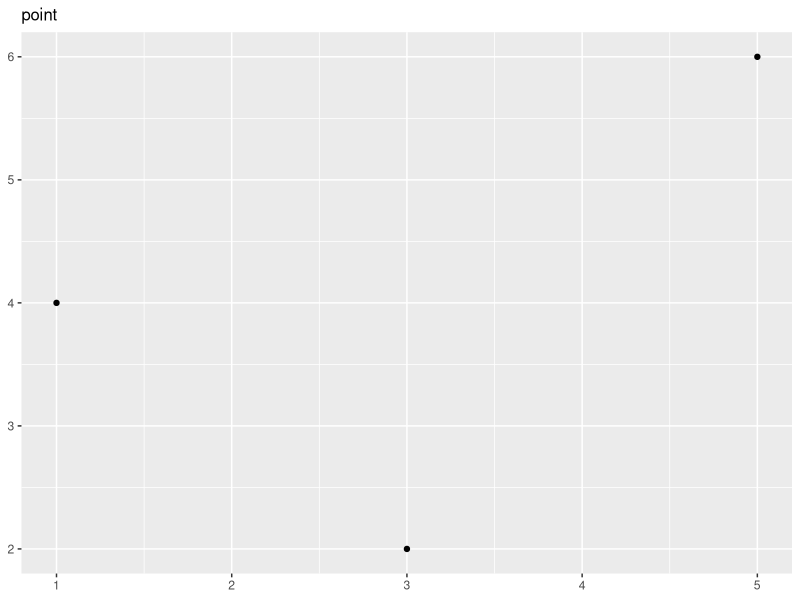
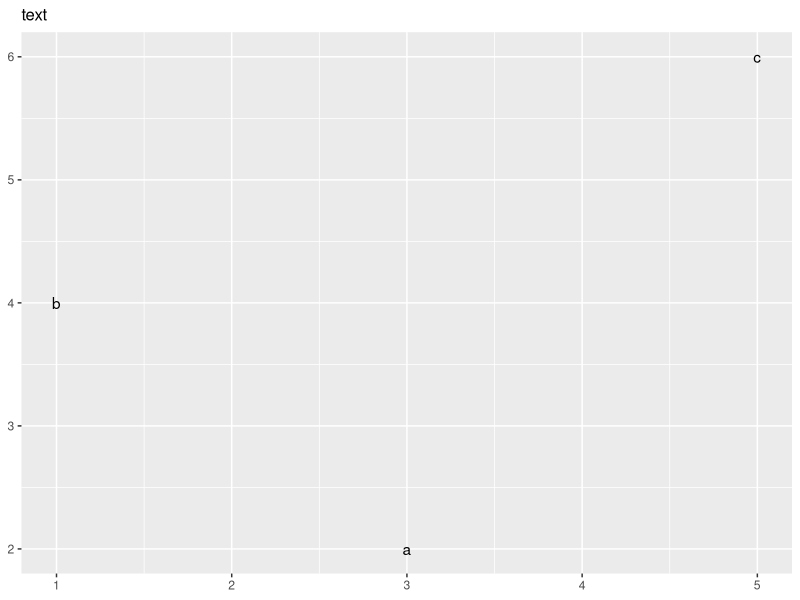
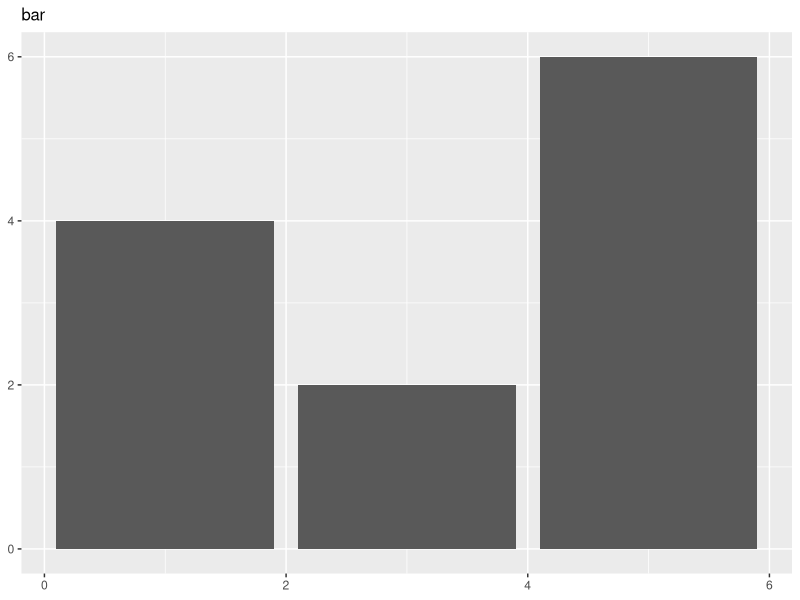
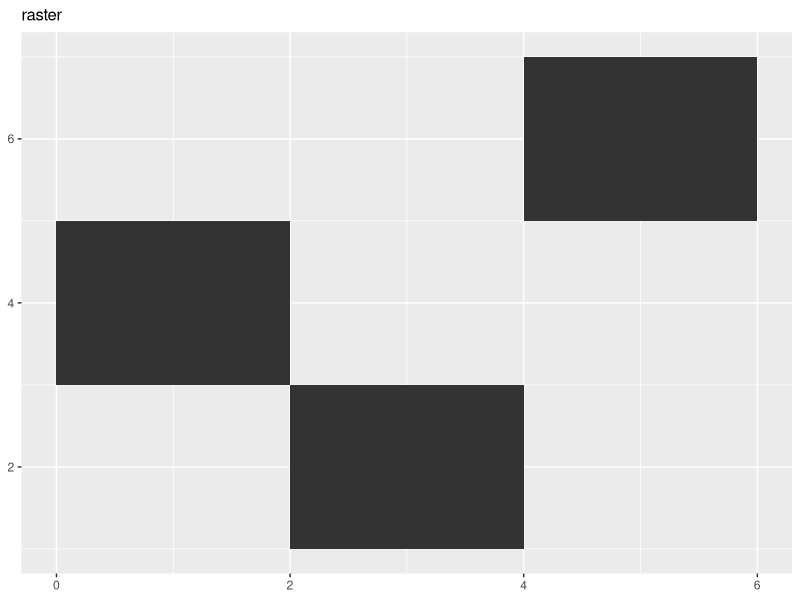
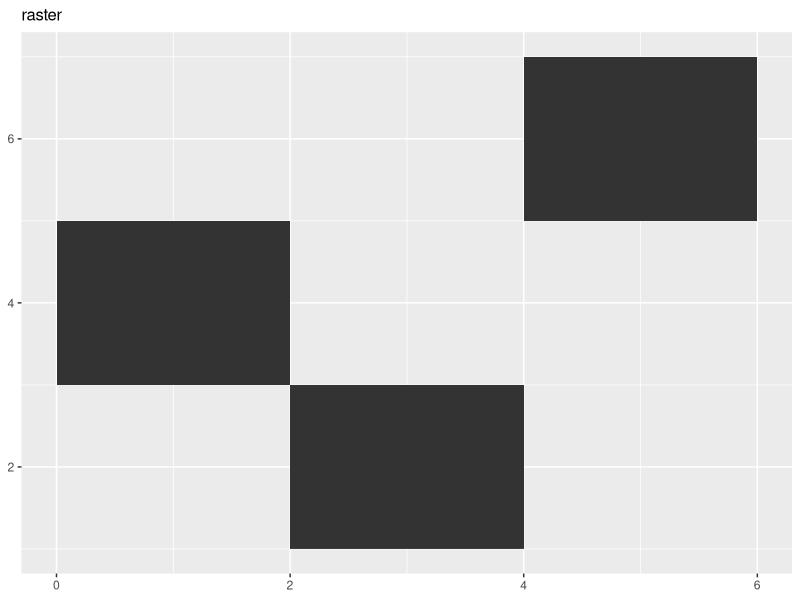
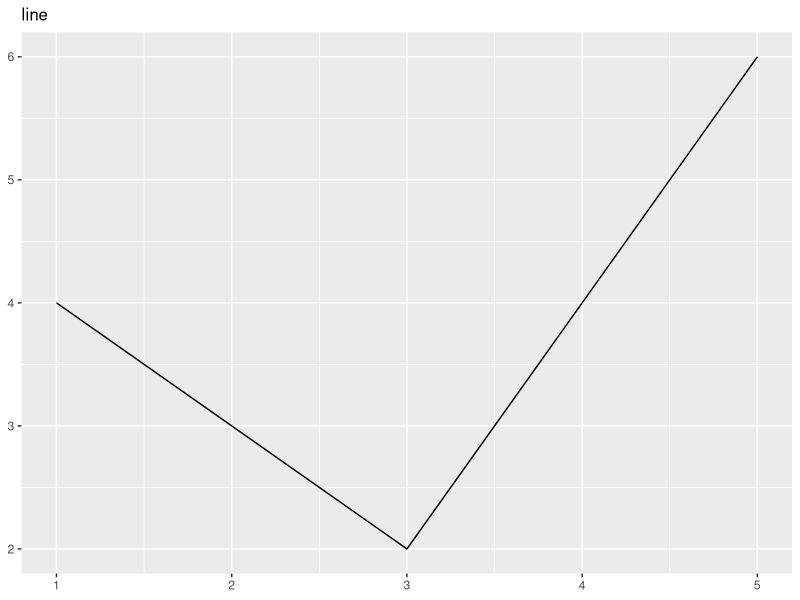
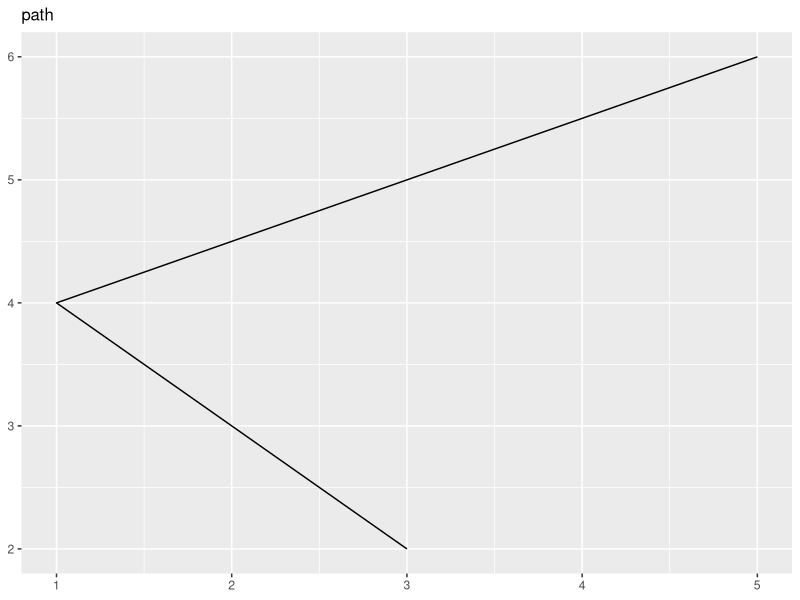
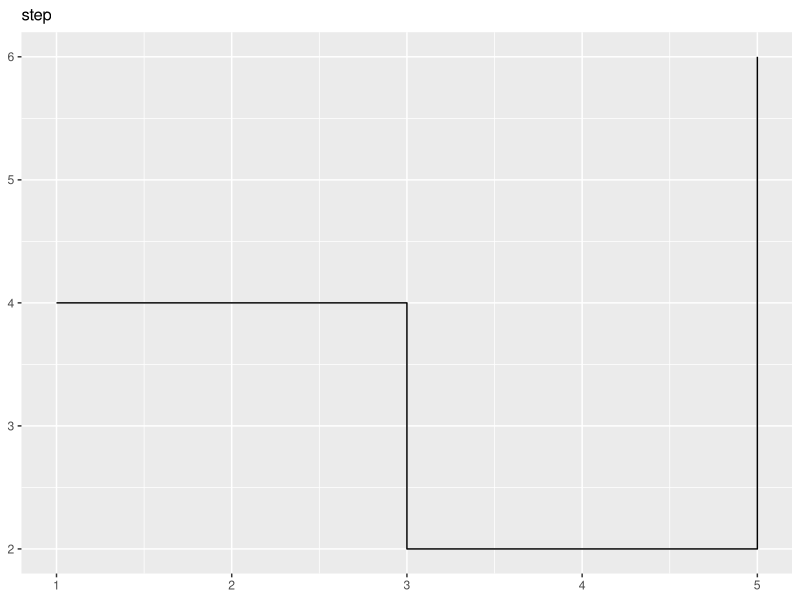

Here is the R script that generated these plots, in order:
library(tidyverse)

# Individual geoms

df <- data.frame(
    x = c(3, 1, 5),
    y = c(2, 4, 6),
    label = c("a","b","c")
)

p <- ggplot(df, aes(x, y, label = label)) +
    labs(x = NULL, y = NULL) + # Hide axis label
    theme(plot.title = element_text(size = 12)) # Shrink plot title

# The point geom is used to create scatterplots.
# The scatterplot is most useful for displaying the relationship between two continuous variables.
p + geom_point() + ggtitle("point")

# geom_text() adds only text to the plot.
p + geom_text() + ggtitle("text")

# geom_label() draws a rectangle behind the text, making it easier to read (?).
p + geom_bar(stat = "identity") + ggtitle("bar")

# geom_tile() uses the center of the tile and its size (x, y, width, height)
# The most common use for rectangles is to draw a surface.
# On-line documentations says that geom_raster is the same but faster and preferred for PDF.
p + geom_tile() + ggtitle("raster")
p + geom_raster() + ggtitle("raster")

# geom_line() connects the observations in order of the variable on the x axis.
p + geom_line() + ggtitle("line")

# geom_path() connects the observations in the order in which they appear in the data.
p + geom_path() + ggtitle("path")

# geom_step() creates a stairstep plot, highlighting exactly when changes occur.
p + geom_step() + ggtitle("step")

# geom_area() displays a y interval defined by 0 and y.
p + geom_area() + ggtitle("area")

# geom_polygon() connects the observations in the order in which they appear in the data and connects the start and end points
# with the interior filled with the fill color.
p + geom_polygon() + ggtitle("polygon")

# Collective geoms

# Multiple groups, one aesthetic:  for cases where you want to separate data into groups, but render them in the same way.
# spaghetti plot for the growth trajectory (height by age) of each boy (Subject) in the study
data(Oxboys, package = "nlme")
ggplot(Oxboys, aes(age, height, group = Subject)) +
    geom_point() +
    geom_line()

# Different groups on different layers:  commonly, one layer might display individuals, while another displays an
# overall summary.  Note that a specific group parameter is used only on the geom_line layer.
# Since no group is specified on the geom_smooth layer, the group aesthetic is mapped to the interaction of all
# discrete variables in the plot, the default.
ggplot(Oxboys, aes(age, height)) +
    geom_line(aes(group = Subject)) +
    geom_smooth(method = "lm", size = 2, se = FALSE)

# Different reference frames for different variable types:

# One boxplot for each unique Ocassion across all Subjects.
ggplot(Oxboys, aes(Occasion, height)) +
    geom_boxplot()
# Adding in each individual Subject's growth trajectory - requires overriding the default grouping of the boxplot layer
ggplot(Oxboys, aes(Occasion, height)) +
    geom_boxplot() +
    geom_line(aes(group = Subject), color = "BLUE", alpha = 0.5)

# Matching aesthetics

# continuous versus discrete variables and aesthetic display
df <- data.frame(x = 1:3, y = 1:3, color = c(1,3,5))

# discrete - factor(color)
ggplot(df, aes(x, y, color = factor(color))) +
    geom_line(aes(group = 1), size = 2) +
    geom_point(size = 5)
# continuous - color
ggplot(df, aes(x, y, color = color)) +
    geom_line(aes(group = 1), size = 2) +
    geom_point(size = 5)

# Uncertainty and data range display

# assuming y conditional on x
y <- c(18, 11, 16)
df <- data.frame(x = 1:3, y = y, se = c(1.2, 0.5, 1.0))

base <- ggplot(df, aes(x, y, ymin = y - se, ymax = y + se))
base + geom_crossbar()
base + geom_pointrange()
base + geom_smooth(stat = "identity")

base + geom_errorbar()
base + geom_linerange()
base + geom_ribbon()

# for x conditional on y, use xmin and xmax and coord_flip()
base <- ggplot(df, aes(x, y, xmin = x - se, xmax = x + se))
base + geom_crossbar() +
    coord_flip()

# Showing weight of effects

# simple - size aesthetic
# Unweighted
ggplot(midwest, aes(percwhite, percbelowpoverty)) +
    geom_point()

# Weight by population
ggplot(midwest, aes(percwhite, percbelowpoverty)) +
    geom_point(aes(size = poptotal / 1e6)) +
    scale_size_area("Population\n(millions)", breaks = c(0.5, 1, 2, 4))

# more complicated - add weight aesthetic
# Unweighted
ggplot(midwest, aes(percwhite, percbelowpoverty)) +
    geom_point() +
    geom_smooth(method = lm, size = 1)

# Weighted by population
ggplot(midwest, aes(percwhite, percbelowpoverty)) +
    geom_point(aes(size = poptotal / 1e6)) +
    geom_smooth(aes(weight = poptotal), method = lm, size = 1) +
    scale_size_area(guide = "none")
